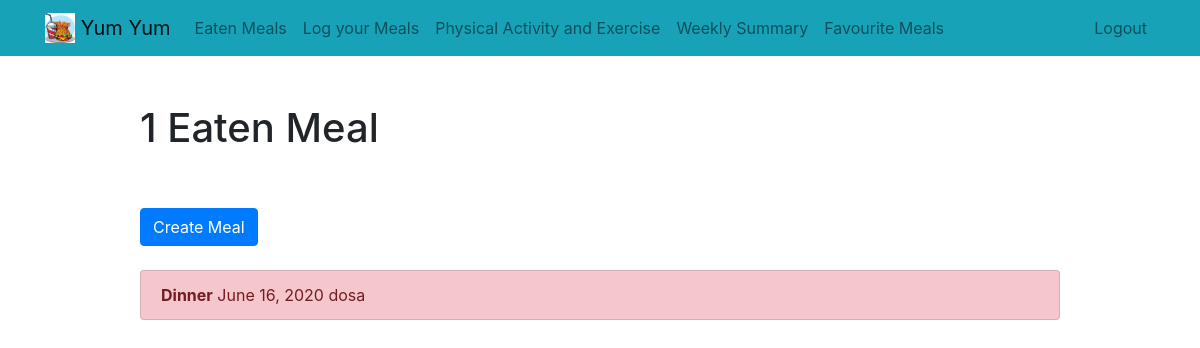
Before: /current/ (signed in) with the older database file.
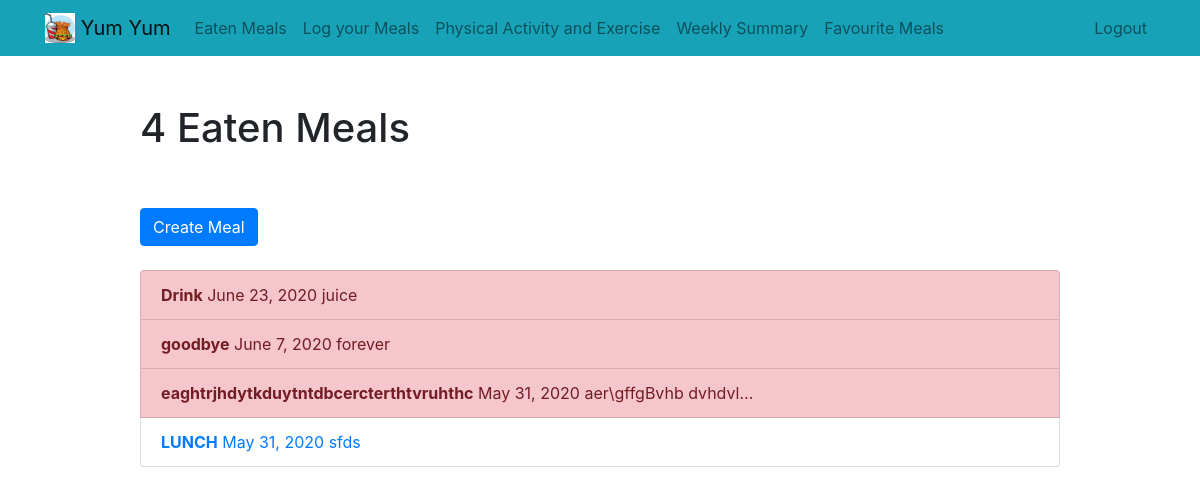
After: the same page with the newer database file.
### fooddiary/models.py (models this page shows, shortened)
class Meal(models.Model):
    nameOfMeal = models.CharField(max_length=50)
    descriptionOfMeal = models.TextField(max_length=500, blank=True)
    date = models.DateField(auto_now_add=False ,auto_now=False, null=True, blank=True)
    favourite = models.BooleanField(default=False)
    image = models.ImageField(null = True, blank=True )
    user = models.ForeignKey(User, on_delete=models.CASCADE)

### fooddiary/views.py (the view)
# urls.py: path('current/', views.currentmeal, name='currentmeal'),
@login_required
def currentmeal (request):
    meal = Meal.objects.filter(user = request.user).order_by('-date')
    return render(request, 'fooddiary/currenttodos.html', {'meals':meal} )

### fooddiary/templates/fooddiary/currenttodos.html
{% extends "fooddiary/base.html" %}
{% block content %}
    <div class="row justify-content-center mt-5">
        <div class="col-md-10">
            {% if meals %}
                 <h1>{{ meals.count }} Eaten Meal{{ meals.count|pluralize }}</h1>
            {% else %}
                           <h1>Eaten Meals</h1>
            {% endif %}
        </div>
    </div>
    <div class="row justify-content-center mt-5">
        <div class="col-md-10">
        {% if meals %}
            <a role="button" class="btn btn-primary" href="{% url 'createmeal' %}">Create Meal</a>
            <br>
            <br>
            <div class="list-group">
                {% for meal in meals %}
                    <a href="{% url 'viewmeal' meal.id %}" class="list-group-item {% if meal.favourite %} list-group-item-danger {% endif %}"><b>{{ meal.nameOfMeal }}</b>   {{ meal.date }}{% if meal.descriptionOfMeal %}   {{ meal.descriptionOfMeal|truncatechars:20 }} {% endif %}</a>
                {% endfor %}
            </div>
            <br>
        {% else %}
            <div class="text-center">
                <h2>Looks like you don't have any meals.</h2>
            <br>
            <a role="button" class="btn btn-primary" href="{% url 'createmeal' %}">Create Meal</a>
            </div>
        {% endif %}
        </div>
    </div>
{% endblock %}

Changed rows visible on the page:
removed Meal: nameOfMeal "Dinner", date "June 16, 2020", descriptionOfMeal "dosa"
added Meal: nameOfMeal "Drink", date "June 23, 2020", descriptionOfMeal "juice"
added Meal: nameOfMeal "goodbye", date "June 7, 2020", descriptionOfMeal "forever"
added Meal: nameOfMeal "eaghtrjhdytkduytntdbcercterthtvruhthc", date "May 31, 2020", descriptionOfMeal "aer\\gffgBvhb dvhdvl…"
added Meal: nameOfMeal "LUNCH", date "May 31, 2020", descriptionOfMeal "sfds", favourite False (drawn)
Other visible differences:
{{ meals.count }}: "1" → "4"
